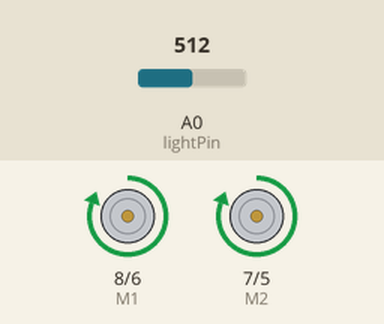
Bench run of a sketch on a simulated Arduino Uno, built with avr-gcc and run on an emulated ATmega328P. Parts: direction and speed pins drawn as motors (green arrow = direction pin HIGH = forward, orange = LOW = backward, longer = more drive). Inputs (shaded band) come from the test bench; at power-on: A0 (lightPin) = 512. Random numbers use the default seed unless the sketch sets one.

Above: at 0.1 s.
At 71.1 s:
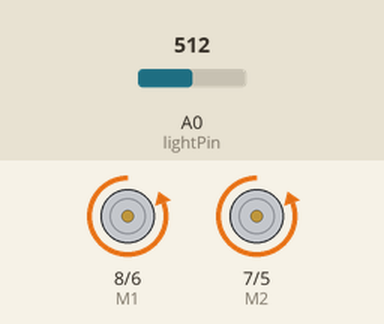
At 126.1 s:
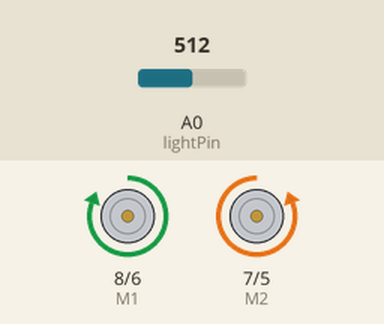
Timing chart, 0 to 130.0 s (numbered marks = the images above):
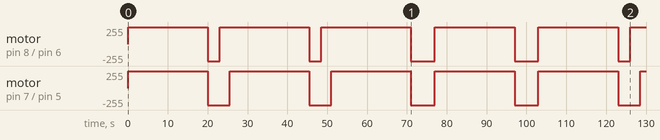

The sketch:

controlWithLight.ino
```cpp
int lightPin = A0;
int thermoPin = A1;
int E2 = 5;
int E1 = 6;
int M2 = 7;
int M1 = 8;
int leftspeed = 255; //255 is maximum speed
int rightspeed = 255;
int LED = 13;  // select the pin for the LED

void setup(){
pinMode(lightPin, INPUT);
pinMode(thermoPin, INPUT);
pinMode(E2, OUTPUT);
pinMode(E1, OUTPUT);
pinMode(M2, OUTPUT);
pinMode(M1, OUTPUT);
Serial.begin(115200); //
}

void loop()
{
  while(getLight() >= 50)
  {
    forward(leftspeed, rightspeed);
    delay(20000);
    reverse(leftspeed, rightspeed);
    delay(3000);
    int n = random(1,4);
    switch(n)
    {
      case 1:
        left(leftspeed, rightspeed);
        delay(2500);
        break;
      case 2:
        right(leftspeed, rightspeed);
        delay(2500);
        break;
      default:
        reverse(leftspeed, rightspeed);
        delay(3000);
        break;
    }
  }
  while(getLight() <= 50 && getLight() > 12)
  {
    int n = random(1,4);
    switch(n)
    {
      case 1:
        left(leftspeed, rightspeed);
        delay(2500);
        stop();
        break;
      case 2:
        right(leftspeed, rightspeed);
        delay(2500);
        stop();
        break;
      default:
        stop();
        break;
    }
  }
  stop();
}

void stop(void) //Stops
{
  digitalWrite(E1, LOW);
  digitalWrite(E2, LOW);
}

void forward(char a, char b)
{
  analogWrite(E1, a);
  digitalWrite(M1, HIGH);
  analogWrite(E2, b);
  digitalWrite(M2, HIGH);
}

void reverse(char a, char b)
{
  analogWrite(E1, a);
  digitalWrite(M1, LOW);
  analogWrite(E2, b);
  digitalWrite(M2, LOW);
}

void left(char a, char b)
{
  analogWrite(E1, a);
  digitalWrite(M1, HIGH);
  analogWrite(E2, b);
  digitalWrite(M2, LOW);
}

void right(char a, char b)
{
  analogWrite(E1, a);
  digitalWrite(M1, HIGH);
  analogWrite(E2, b);
  digitalWrite(M2, LOW);
}

float getLight()
{
  float lightRead = analogRead(lightPin);
  float lightPercent = map(lightRead, 1024, 0, 0, 100);
  return lightPercent;
}
```

Measured:
- by itself, motor on pin 7 (M2) / pin 5 (E2): alternates forward 255/255 for 20.0 s and backward 255/255 for 5.5 s
- by itself, motor on pin 8 (M1) / pin 6 (E1): stopped → forward 255/255 at 0.00 s, → backward 255/255 20.0 s later, → forward 255/255 3.0 s later, → backward 255/255 22.5 s later, … (11 changes in this stretch)
